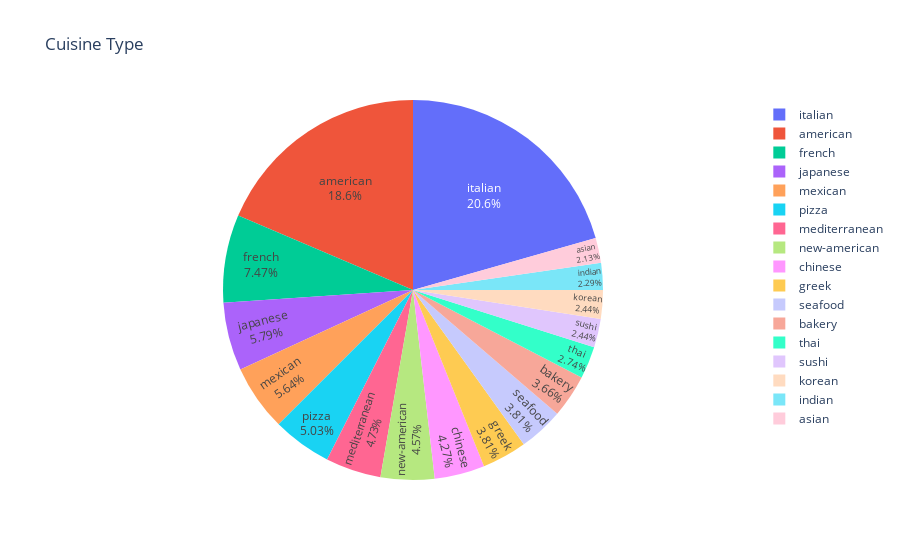

The notebook cell saved with this chart:
### Code cell
import plotly.express as px
fig = px.pie(cuisine_count.sort_values('sum', ascending=False).head(17), values='sum', names='cuisine_1',
             title='Cuisine Type',
             hover_data=['cuisine_1'])
fig.update_traces(textposition='inside', textinfo='percent+label')
fig.show()

### Figure 1 — Plotly figure (JSON) as saved in the notebook; plotly's stock layout.template omitted (floating-point values rounded to 4 significant figures)
{"data": [{"customdata": [["italian"], ["american"], ["french"], ["japanese"], ["mexican"], ["pizza"], ["mediterranean"], ["new-american"], ["chinese"], ["greek"], ["seafood"], ["bakery"], ["thai"], ["sushi"], ["korean"], ["indian"], ["asian"]], "domain": {"x": [0, 1], "y": [0, 1]}, "hoverlabel": {"namelength": 0}, "hovertemplate": "cuisine_1=%{label}<br>sum=%{value}", "labels": ["italian", "american", "french", "japanese", "mexican", "pizza", "mediterranean", "new-american", "chinese", "greek", "seafood", "bakery", "thai", "sushi", "korean", "indian", "asian"], "legendgroup": "", "name": "", "showlegend": true, "textinfo": "percent+label", "textposition": "inside", "type": "pie", "values": [135, 122, 49, 38, 37, 33, 31, 30, 28, 25, 25, 24, 18, 16, 16, 15, 14]}], "layout": {"legend": {"tracegroupgap": 0}, "title": {"text": "Cuisine Type"}}}
